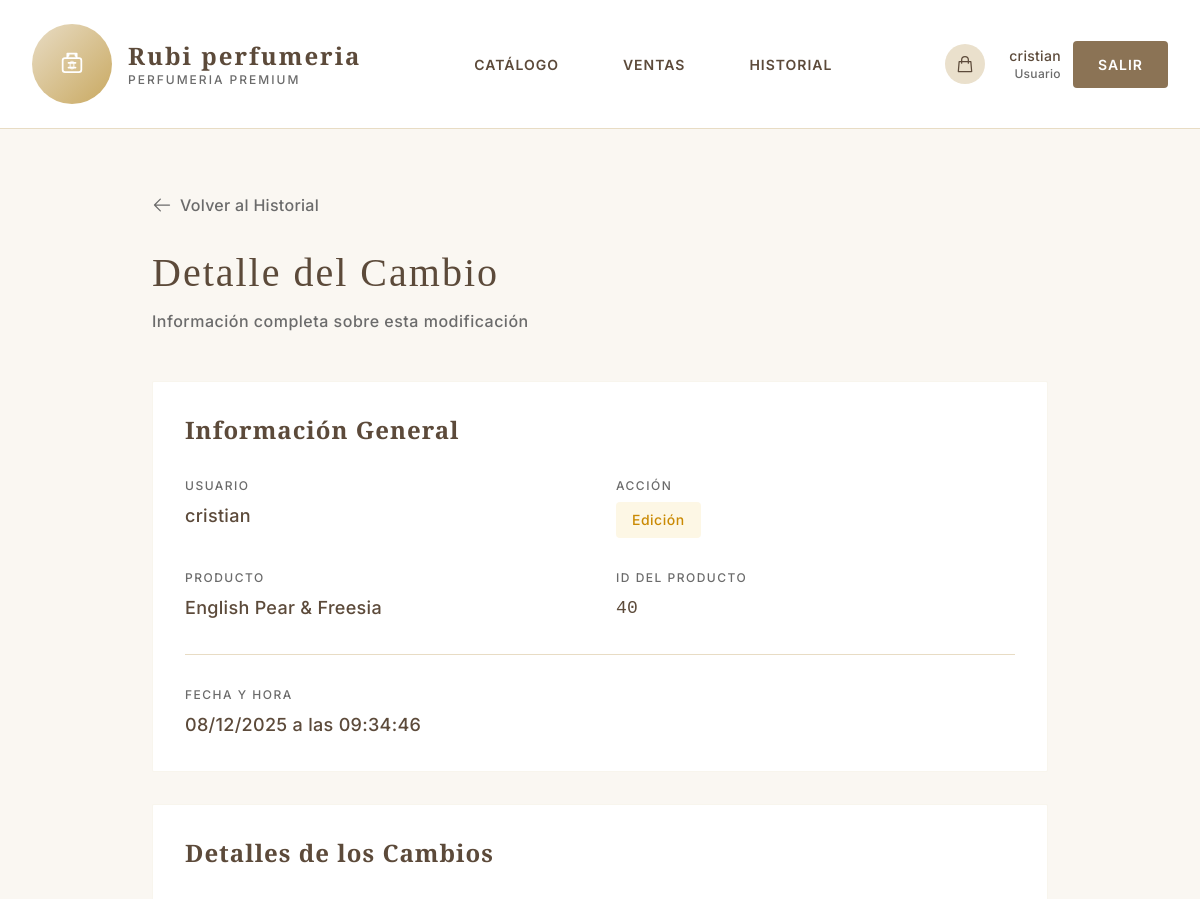
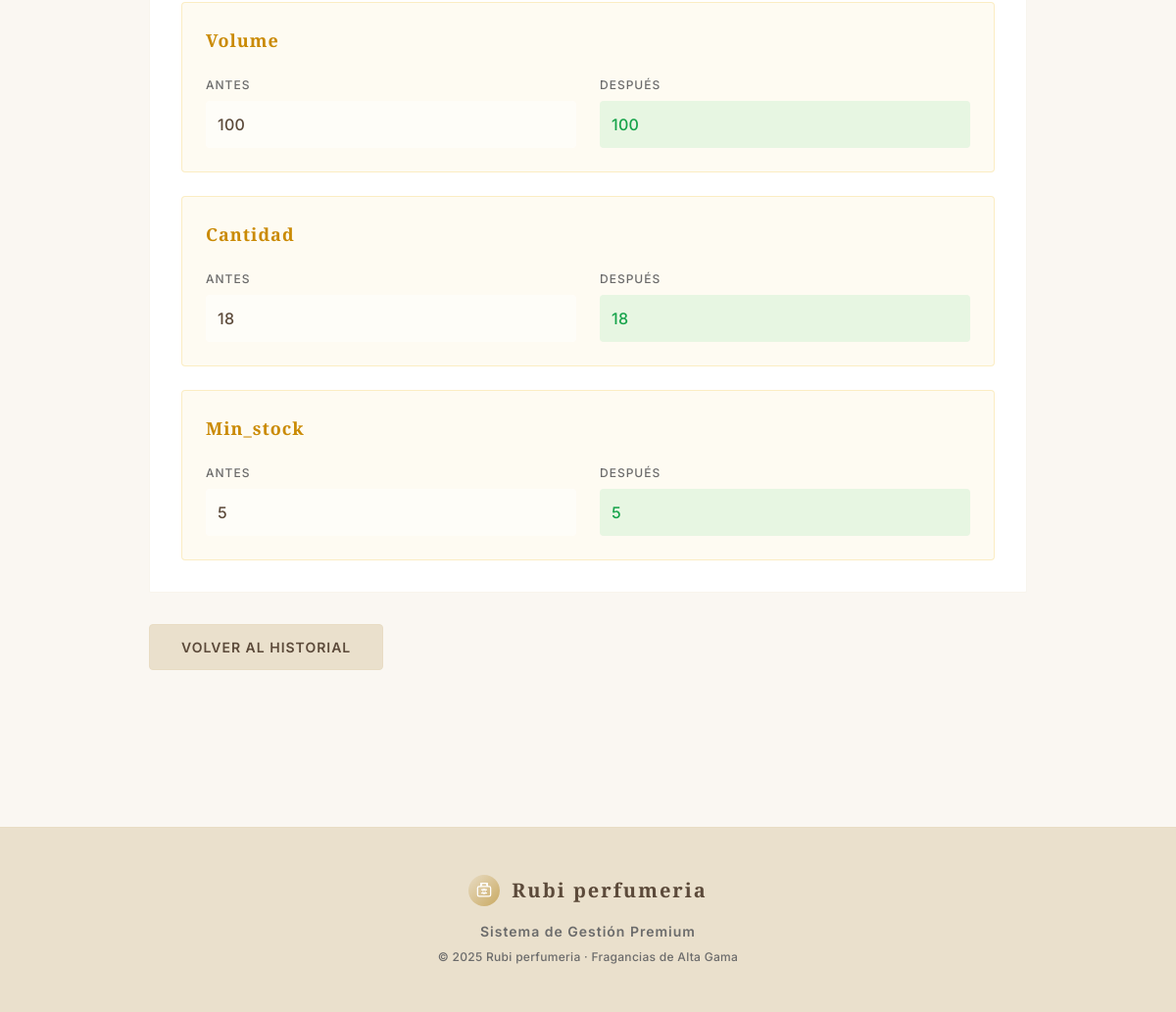
The app's page /history/26/ (signed in) with its own data (2 pictures, top to bottom).
### products/models.py (models this page shows, shortened)
class History(models.Model):
    ACTION_CHOICES = [
        ('CREATE', 'Creación'),
        ('UPDATE', 'Edición'),
        ('DELETE', 'Eliminación'),
    ]
    user = models.ForeignKey(User, on_delete=models.CASCADE, verbose_name="Usuario")
    product_id = models.IntegerField(verbose_name="ID del Producto")
    product_name = models.CharField(max_length=200, verbose_name="Nombre del Producto")
    action = models.CharField(max_length=10, choices=ACTION_CHOICES, verbose_name="Acción")
    changes = models.TextField(verbose_name="Cambios", blank=True)
    timestamp = models.DateTimeField(auto_now_add=True, verbose_name="Fecha")
    class Meta:
        verbose_name = "Historial"
        verbose_name_plural = "Historiales"
        ordering = ['-timestamp']
    def get_changes_dict(self):
        if self.changes:
            try:
                return json.loads(self.changes)
            except:
                return {}
        return {}

### products/views.py (the view)
# urls.py: path('history/<int:pk>/', views.history_detail, name='history_detail'),
@login_required
def history_detail(request, pk):
    history = get_object_or_404(History, pk=pk)
    is_admin = hasattr(request.user, 'profile') and request.user.profile.is_admin
    if not is_admin and history.user != request.user:
        messages.error(request, 'No tienes permisos para ver este registro')
        return redirect('history_list')
    changes = history.get_changes_dict()
    return render(request, 'products/history_detail.html', {
        'history': history,
        'changes': changes
    })

### templates/products/history_detail.html (shortened to what this page needs)
{% extends 'base.html' %}
{% block content %}
<div class="max-w-4xl mx-auto">
    <div class="mb-8">
        <a href="{% url 'history_list' %}" class="flex items-center text-base transition-colors" style="color: var(--soft-gray);"
           onmouseover="this.style.color='var(--dark-brown)'"
           onmouseout="this.style.color='var(--soft-gray)'">
            <svg class="w-5 h-5 mr-2" fill="none" stroke="currentColor" viewBox="0 0 24 24">
                <path stroke-linecap="round" stroke-linejoin="round" stroke-width="1.5" d="M10 19l-7-7m0 0l7-7m-7 7h18"/>
            </svg>
            Volver al Historial
        </a>
    </div>
    <div class="mb-12">
        <h1 class="editorial-title mb-3" style="color: var(--dark-brown);">Detalle del Cambio</h1>
        <p class="text-base" style="color: var(--soft-gray); letter-spacing: 0.5px;">Información completa sobre esta modificación</p>
    </div>
    <div class="minimal-card p-8 mb-8">
        <h2 class="serif text-2xl mb-8" style="color: var(--dark-brown); font-weight: 600; letter-spacing: 1px;">
            Información General
        </h2>
        <div class="grid grid-cols-2 gap-8 mb-8">
            <div>
                <p class="text-xs mb-2" style="color: var(--soft-gray); letter-spacing: 1.5px; text-transform: uppercase;">
                    Usuario
                </p>
                <p class="text-lg font-medium" style="color: var(--dark-brown);">
                    {{ history.user.username }}
                </p>
            </div>
            <div>
                <p class="text-xs mb-2" style="color: var(--soft-gray); letter-spacing: 1.5px; text-transform: uppercase;">
                    Acción
                </p>
                {% if history.action == 'CREATE' %}
                <span class="inline-block px-4 py-2 rounded text-sm font-medium" style="background-color: rgba(34, 197, 94, 0.1); color: #16a34a; letter-spacing: 0.5px;">
                    Creación
                </span>
                {% elif history.action == 'UPDATE' %}
                <span class="inline-block px-4 py-2 rounded text-sm font-medium" style="background-color: rgba(234, 179, 8, 0.1); color: #ca8a04; letter-spacing: 0.5px;">
                    Edición
                </span>
                {% elif history.action == 'DELETE' %}
                <span class="inline-block px-4 py-2 rounded text-sm font-medium" style="background-color: rgba(239, 68, 68, 0.1); color: #dc2626; letter-spacing: 0.5px;">
                    Eliminación
                </span>
                {% endif %}
            </div>
        </div>
        <div class="grid grid-cols-2 gap-8 pb-8" style="border-bottom: 1px solid var(--beige);">
            <div>
                <p class="text-xs mb-2" style="color: var(--soft-gray); letter-spacing: 1.5px; text-transform: uppercase;">
                    Producto
                </p>
                <p class="text-lg" style="color: var(--dark-brown);">
                    {{ history.product_name }}
                </p>
            </div>
            <div>
                <p class="text-xs mb-2" style="color: var(--soft-gray); letter-spacing: 1.5px; text-transform: uppercase;">
                    ID del Producto
                </p>
                <p class="text-lg font-mono" style="color: var(--dark-brown);">
                    {{ history.product_id }}
                </p>
            </div>
        </div>
        <div class="pt-8">
            <p class="text-xs mb-2" style="color: var(--soft-gray); letter-spacing: 1.5px; text-transform: uppercase;">
                Fecha y Hora
            </p>
            <p class="text-lg" style="color: var(--dark-brown);">
                {{ history.timestamp|date:"d/m/Y" }} a las {{ history.timestamp|date:"H:i:s" }}
            </p>
        </div>
    </div>
    <div class="minimal-card p-8">
        <h2 class="serif text-2xl mb-8" style="color: var(--dark-brown); font-weight: 600; letter-spacing: 1px;">
            Detalles de los Cambios
        </h2>
        {% if history.action == 'CREATE' %}
        <div class="p-6 rounded" style="background-color: rgba(34, 197, 94, 0.05); border: 1px solid rgba(34, 197, 94, 0.2);">
            <h3 class="serif text-lg mb-6" style="color: #16a34a; font-weight: 600;">
                Datos del Producto Creado
            </h3>
            <dl class="space-y-4">
                {% for key, value in changes.items %}
                <div class="flex justify-between items-start pb-4" style="border-bottom: 1px solid rgba(34, 197, 94, 0.1);">
                    <dt class="text-sm font-medium" style="color: var(--soft-gray); letter-spacing: 0.5px;">
                        {% if key == 'name' %}Nombre
                        {% elif key == 'description' %}Descripción
                        {% elif key == 'price' %}Precio
                        {% elif key == 'quantity' %}Cantidad
                        {% elif key == 'sku' %}SKU
                        {% else %}{{ key|capfirst }}
                        {% endif %}
                    </dt>
                    <dd class="text-sm font-medium text-right" style="color: var(--dark-brown);">{{ value }}</dd>
                </div>
                {% endfor %}
            </dl>
        </div>
        {% elif history.action == 'UPDATE' %}
        <div class="space-y-6">
            {% if changes %}
                {% for key, value in changes.items %}
                <div class="p-6 rounded" style="background-color: rgba(234, 179, 8, 0.05); border: 1px solid rgba(234, 179, 8, 0.2);">
                    <h3 class="serif text-lg mb-6" style="color: #ca8a04; font-weight: 600;">
                        {% if key == 'name' %}Nombre
                        {% elif key == 'description' %}Descripción
                        {% elif key == 'price' %}Precio
                        {% elif key == 'quantity' %}Cantidad
                        {% elif key == 'sku' %}SKU
                        {% else %}{{ key|capfirst }}
                        {% endif %}
                    </h3>
                    <div class="grid grid-cols-2 gap-6">
                        <div>
                            <p class="text-xs mb-2" style="color: var(--soft-gray); letter-spacing: 1px; text-transform: uppercase;">
                                Antes
                            </p>
                            <p class="text-base p-3 rounded" style="color: var(--dark-brown); background-color: rgba(255, 255, 255, 0.5);">
                                {{ value.old }}
                            </p>
                        </div>
                        <div>
                            <p class="text-xs mb-2" style="color: var(--soft-gray); letter-spacing: 1px; text-transform: uppercase;">
                                Después
                            </p>
                            <p class="text-base font-medium p-3 rounded" style="color: #16a34a; background-color: rgba(34, 197, 94, 0.1);">
                                {{ value.new }}
                            </p>
                        </div>
                    </div>
                </div>
                {% endfor %}
            {% else %}
                <div class="p-8 rounded text-center" style="background-color: var(--ivory); border: 1px solid var(--beige);">
                    <p class="text-base" style="color: var(--soft-gray);">No se detectaron cambios</p>
                </div>
            {% endif %}
        </div>
        {% endif %}
    </div>
    <div class="mt-8">
        <a href="{% url 'history_list' %}"
           class="minimal-btn px-8 py-3 rounded inline-block"
           style="background-color: var(--ivory); color: var(--dark-brown); border: 1px solid var(--beige);">
            Volver al Historial
        </a>
    </div>
</div>
{% endblock %}

### templates/base.html (shortened to what this page needs)
<!DOCTYPE html>
<html lang="es">
<head>
    {% load static %}
    <script src="https://cdn.tailwindcss.com"></script>
    <link rel="stylesheet" href="{% static 'css/style.css' %}">
</head>
<body class="min-h-screen">
    {% if user.is_authenticated %}
    <nav class="bg-white border-b border-beige sticky top-0 z-50">
        <div class="max-w-7xl mx-auto px-8">
            <div class="flex justify-between items-center py-6">
                <div class="flex items-center space-x-4">
                    <div class="avatar avatar-md avatar-gradient">
                    </div>
                    <div>
                        <h1 class="serif text-2xl color-primary" style="letter-spacing: 2px; font-weight: 600;">Rubi perfumeria</h1>
                        <p class="text-xs color-secondary" style="letter-spacing: 2px;">PERFUMERIA PREMIUM</p>
                    </div>
                </div>
                <div class="hidden md:flex items-center space-x-8">
                    <a href="{% url 'product_list' %}" class="nav-link">Catálogo</a>
                    <a href="{% url 'sale_list' %}" class="nav-link">Ventas</a>
                    <a href="{% url 'history_list' %}" class="nav-link">Historial</a>
                </div>
                <div class="flex items-center space-x-6">
                    <a href="{% url 'cart_view' %}" class="relative group">
                        <div class="w-10 h-10 rounded-full flex items-center justify-center transition-all bg-ivory">
                            <svg class="w-5 h-5 color-primary" fill="none" stroke="currentColor" viewBox="0 0 24 24">
                                <path stroke-linecap="round" stroke-linejoin="round" stroke-width="1.5" d="M16 11V7a4 4 0 00-8 0v4M5 9h14l1 12H4L5 9z"/>
                            </svg>
                        </div>
                    </a>
                    <div class="flex items-center space-x-3">
                        <div class="text-right">
                            <p class="text-sm font-medium color-primary">{{ user.username }}</p>
                            <p class="text-xs color-secondary">
                                {% if user.profile.is_admin %}Administrador{% else %}Usuario{% endif %}
                            </p>
                        </div>
                        <a href="{% url 'logout' %}" class="minimal-btn btn-primary px-6 py-3 rounded">
                            Salir
                        </a>
                    </div>
                </div>
            </div>
        </div>
    </nav>
    {% endif %}
    <main class="max-w-7xl mx-auto px-8 py-16 fade-in">
        {% block content %}
        {% endblock %}
    </main>
    {% if user.is_authenticated %}
    <footer class="mt-24 border-t border-beige py-12 bg-ivory">
        <div class="max-w-7xl mx-auto px-8">
            <div class="text-center">
                <div class="flex items-center justify-center space-x-3 mb-4">
                    <div class="w-8 h-8 rounded-full flex items-center justify-center avatar-gradient">
                    </div>
                    <h3 class="serif text-xl color-primary" style="letter-spacing: 2px; font-weight: 600;">Rubi perfumeria</h3>
                </div>
                <p class="text-sm mb-2 color-secondary" style="letter-spacing: 1px; font-weight: 600;">Sistema de Gestión Premium</p>
                <p class="text-xs color-secondary font-weight-500">© 2025 Rubi perfumeria · Fragancias de Alta Gama</p>
            </div>
        </div>
    </footer>
    {% endif %}
</body>
</html>

### records on screen
History: user.username "cristian", product_name "English Pear & Freesia", product_id "40", timestamp "08/12/2025", timestamp "09:34:46"

### other values on screen
{{ user.username }} "cristian"
{{ key|capfirst }} "Volume" "Min_stock"
{{ value.old }} "100" "18" "5"
{{ value.new }} "100" "18" "5"
